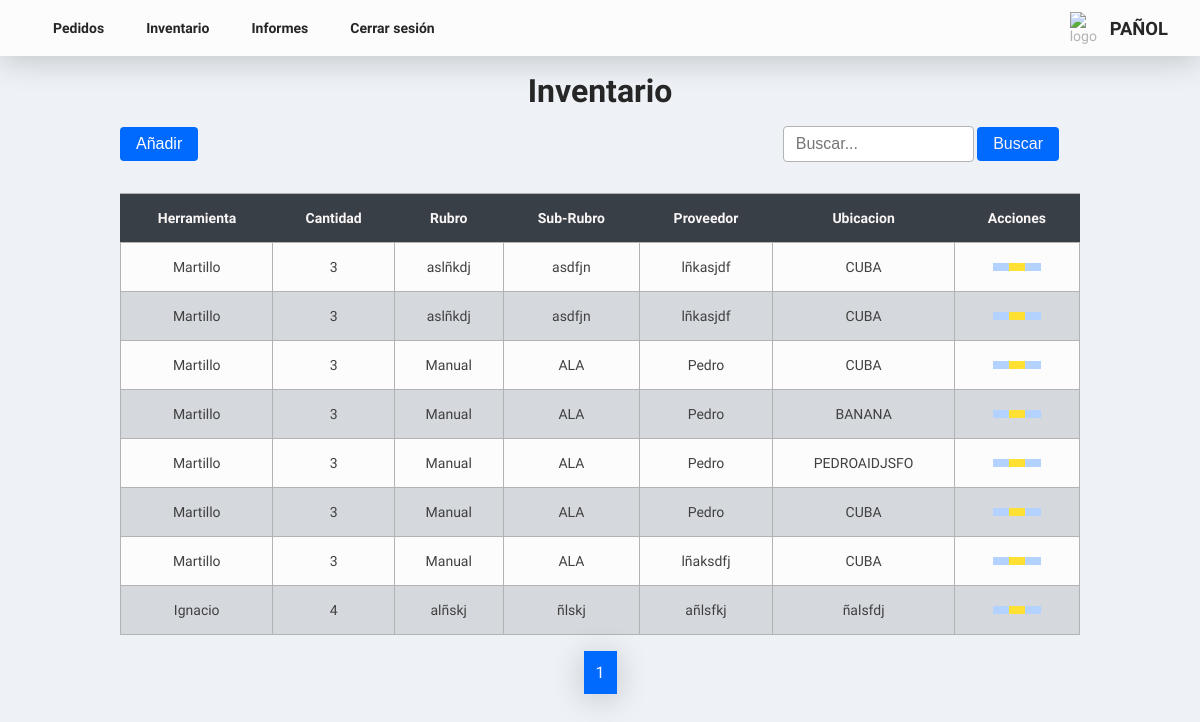
/Proyecto-Final-main/pages/inventory.php (signed in), run on an earlier commit of the app's database.
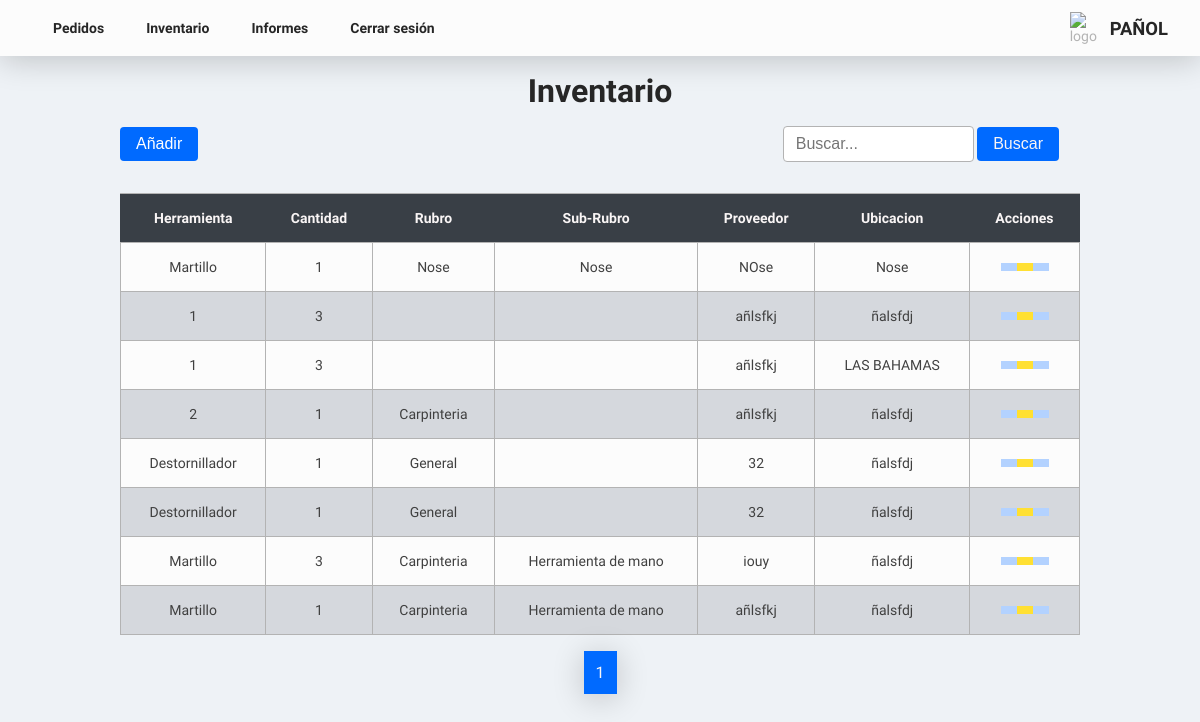
And on a later commit of the database.
### tables this page shows
CREATE TABLE `inventario` (
  `herramienta` varchar(255) DEFAULT NULL,
  `cantidad` int(11) DEFAULT NULL,
  `rubro` varchar(255) DEFAULT NULL,
  `sub_rubro` varchar(255) DEFAULT NULL,
  `proveedor` varchar(255) DEFAULT NULL,
  `ubicacion` varchar(255) DEFAULT NULL,
  `id_detalle` int(11) DEFAULT NULL,
  `id` int(11) NOT NULL
);

### Proyecto-Final-main/php/search/search_inventory.php (called while the page is built)
<?php
if (isset($_GET['enviar'])) {
    $busqueda = $_GET['search'];
    if (!empty($busqueda)) {
      $busqueda = '%' . $conexion->real_escape_string($busqueda) . '%';
      $sql = "SELECT * FROM Inventario
      WHERE herramienta LIKE '" . $busqueda . "'";
    } else {
      $sql = "SELECT * FROM Inventario";
    }
  } else {
    $sql = "SELECT * FROM inventario";
  }
?>

### Proyecto-Final-main/pages/inventory.php (the view, shortened to what this page needs)
<?php
include('../php/connect_bd.php');
include('../php/search/search_inventory.php');
?>
<!DOCTYPE html>
<html lang="es">
<head>
  <link rel="stylesheet" href="../assets/css/style.css">
  <link href="https://cdn.jsdelivr.net/npm/remixicon@3.4.0/fonts/remixicon.css" rel="stylesheet" />
</head>
<body>
<header class="hero">
    <nav class="nav">
      <ul class="nav__list">
        <li class="nav__iteam">
          <a href="orders.php" class="nav__link">Pedidos</a>
        </li>
        <li class="nav__iteam">
          <a href="inventory.php" class="nav__link">Inventario</a>
        </li>
        <li class="nav__iteam">
          <a href="reports.php" class="nav__link">Informes</a>
        </li>
        <li class="nav__iteam">
          <a href="../php/logout.php" class="nav__link">Cerrar sesión</a>
        </li>
      </ul>
    </nav>
    <div class="hero__logo hero__logo-0">
      <img class="hero__logo-img" src="https://avatars.githubusercontent.com/u/6693385?s=200&v=4" alt="logo" />
      <h2 class="title__hero">Pañol</h2>
    </div>
  </header>
  <section class="section__pedidos">
    <div class="title__section">
      <h1 class="section__title">Inventario</h1>
    </div>
    <div class="action__div">
      <div class="add__div">
        <a href="form_newTool.php" class="btn__blue--text">
          <button class="btn__blue">
            Añadir
          </button>
        </a>
      </div>
      <form method="GET" action="inventory.php">
        <div class="search__container">
          <input name="search" type="search" class="search__input" placeholder="Buscar..." />
          <button class="btn__blue" type="submit" name="enviar">
            <p class="btn__blue--text">Buscar</p>
          </button>
        </div>
      </form>
    </div>
  </section>
  <section class="section__table">
    <div class="table__responsive">
    <table class="table">
  <thead class="table__header">
    <tr class="tr">
      <th class="table__header-item">Herramienta</th>
      <th class="table__header-item">Cantidad</th>
      <th class="table__header-item">Rubro</th>
      <th class="table__header-item">Sub-Rubro</th>
      <th class="table__header-item">Proveedor</th>
      <th class="table__header-item">Ubicacion</th>
      <th class="table__header-item">Acciones</th>
    </tr>
  </thead>
  <tbody>
    <?php
    $orders = mysqli_query($conexion, $sql);
    while ($row = mysqli_fetch_assoc($orders)) {
    ?>
      <tr class="tr">
        <td class="table__cell table_cell-0"><?php echo $row['herramienta']; ?></td>
        <td class="table__cell"><?php echo $row['cantidad']; ?></td>
        <td class="table__cell"><?php echo $row['rubro']; ?></td>
        <td class="table__cell"><?php echo $row['sub_rubro']; ?></td>
        <td class="table__cell"><?php echo $row['proveedor']; ?></td>
        <td class="table__cell"><?php echo $row['ubicacion']; ?></td>
        <td class="table__cell">
                <div class="btn-group">
                  <a href="tools_id_inventory.php?id=<?php echo $row['id']; ?>"
                    class="btn__table btn__table-blue"><i class="ri-eye-fill"></i></a>
                  <a href="edit_id_inventory.php?id=<?php echo $row['id']; ?>"
                    class="btn__table btn__table-yellow delete-button"><i class="ri-pencil-fill"></i></a>
                      <a href="addTool.php?id=<?php echo $row['id']; ?>"
                      class="btn__table btn__table-blue"><i class="ri-add-line"></i></a>
                </div>
              </td>
      </tr>
    <?php
    }
    ?>
  </tbody>
</table>
    </div>
  <div class="pagination">
    <span id="pageNumbers"></span>
  </div>
  </section>
</body>
</html>

What changed in the data, as far as the page shows it:
removed inventario: herramienta "Martillo", cantidad "3", rubro "aslñkdj", sub_rubro "asdfjn", proveedor "lñkasjdf", ubicacion "CUBA"
removed inventario: herramienta "Martillo", cantidad "3", rubro "aslñkdj", sub_rubro "asdfjn", proveedor "lñkasjdf", ubicacion "CUBA"
removed inventario: herramienta "Martillo", cantidad "3", rubro "Manual", sub_rubro "ALA", proveedor "Pedro", ubicacion "CUBA"
removed inventario: herramienta "Martillo", cantidad "3", rubro "Manual", sub_rubro "ALA", proveedor "Pedro", ubicacion "BANANA"
removed inventario: herramienta "Martillo", cantidad "3", rubro "Manual", sub_rubro "ALA", proveedor "Pedro", ubicacion "PEDROAIDJSFO"
removed inventario: herramienta "Martillo", cantidad "3", rubro "Manual", sub_rubro "ALA", proveedor "Pedro", ubicacion "CUBA"
removed inventario: herramienta "Martillo", cantidad "3", rubro "Manual", sub_rubro "ALA", proveedor "lñaksdfj", ubicacion "CUBA"
removed inventario: herramienta "Ignacio", cantidad "4", rubro "alñskj", sub_rubro "ñlskj", proveedor "añlsfkj", ubicacion "ñalsfdj"
added inventario: herramienta "Martillo", cantidad "1", rubro "Nose", sub_rubro "Nose", proveedor "NOse", ubicacion "Nose"
added inventario: herramienta "1", cantidad "3", proveedor "añlsfkj", ubicacion "ñalsfdj"
added inventario: herramienta "1", cantidad "3", proveedor "añlsfkj", ubicacion "LAS BAHAMAS"
added inventario: herramienta "2", cantidad "1", rubro "Carpinteria", proveedor "añlsfkj", ubicacion "ñalsfdj"
added inventario: herramienta "Destornillador", cantidad "1", rubro "General", proveedor "32", ubicacion "ñalsfdj"
added inventario: herramienta "Destornillador", cantidad "1", rubro "General", proveedor "32", ubicacion "ñalsfdj"
added inventario: herramienta "Martillo", cantidad "3", rubro "Carpinteria", sub_rubro "Herramienta de mano", proveedor "iouy", ubicacion "ñalsfdj"
added inventario: herramienta "Martillo", cantidad "1", rubro "Carpinteria", sub_rubro "Herramienta de mano", proveedor "añlsfkj", ubicacion "ñalsfdj"
